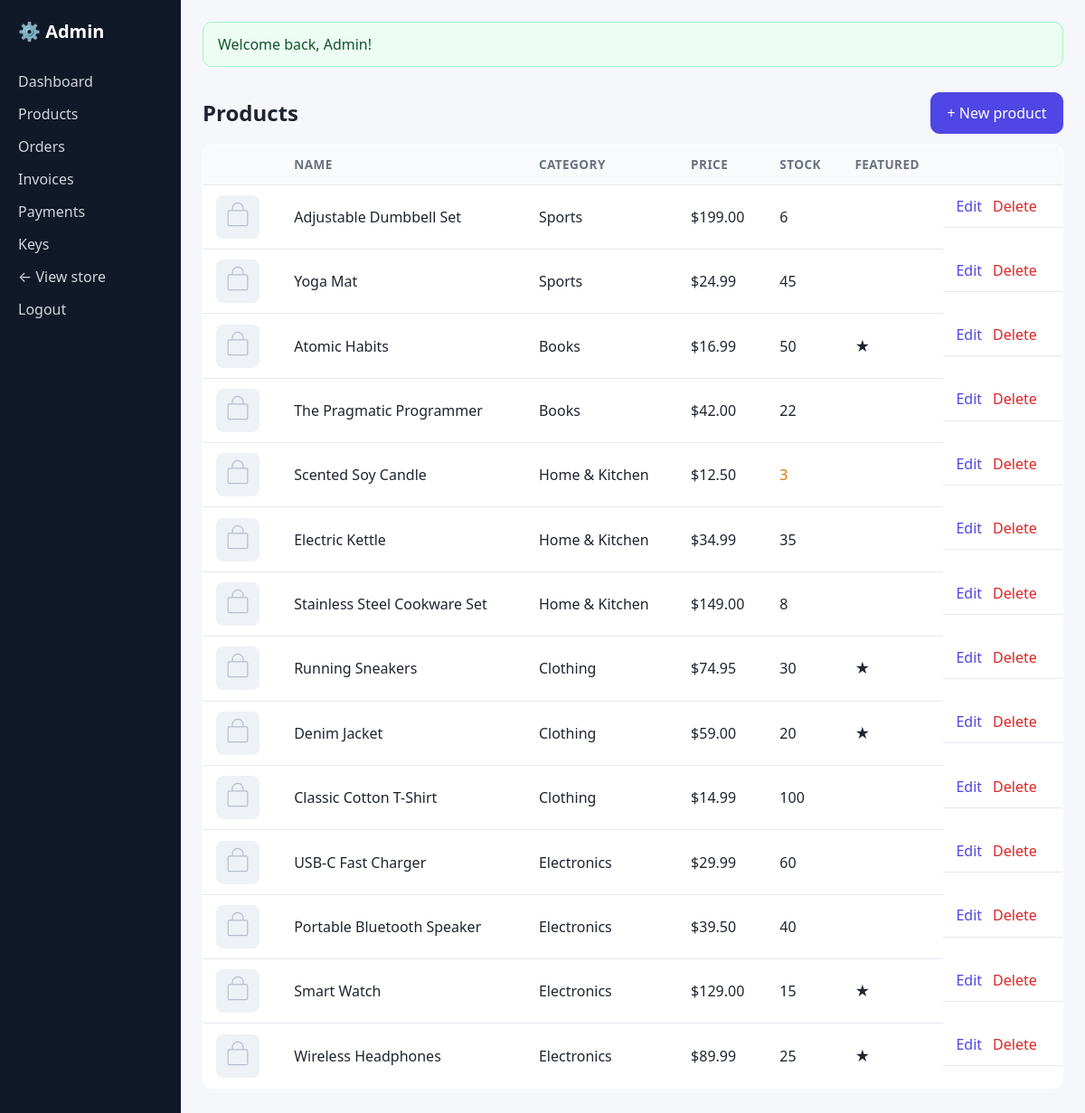
/admin/products (signed in), run on the app's committed database.
### tables this page shows
CREATE TABLE products (
    id INT UNSIGNED AUTO_INCREMENT PRIMARY KEY,
    category_id INT UNSIGNED NULL,
    name VARCHAR(200) NOT NULL,
    description TEXT NOT NULL,
    price DECIMAL(10,2) NOT NULL,
    stock INT UNSIGNED NOT NULL DEFAULT 0,
    image VARCHAR(255) NULL,
    featured TINYINT(1) NOT NULL DEFAULT 0,
    created_at TIMESTAMP NOT NULL DEFAULT CURRENT_TIMESTAMP,
    FOREIGN KEY (category_id) REFERENCES categories(id) ON DELETE SET NULL,
    INDEX idx_products_category (category_id),
    FULLTEXT KEY ft_products (name, description)
);

CREATE TABLE categories (
    id INT UNSIGNED AUTO_INCREMENT PRIMARY KEY,
    name VARCHAR(100) NOT NULL UNIQUE
);

### app/core/Controller.php (called while the page is built, shortened)
<?php
abstract class Controller
{
    protected function view(string $name, array $data = [], string $layout = 'layout/main'): void
    {
        extract($data);
        require APP . "/views/$name.php";
    }
}

### app/controllers/AdminProductController.php (called while the page is built, shortened)
<?php
class AdminProductController extends Controller
{
    public function index(): void
    {
        $this->view('admin/products/index', [
            'title'    => 'Products',
            'products' => (new Product())->adminList(),
        ], 'layout/admin');
    }
}

### public/index.php (called while the page is built, shortened)
<?php
require APP . '/core/helpers.php';
spl_autoload_register(function (string $class) {
    foreach (['core', 'controllers', 'models'] as $dir) {
        $file = APP . "/$dir/$class.php";
        if (is_file($file)) {
            return;
        }
    }
});
$router = new Router();
$router->dispatch($_SERVER['REQUEST_METHOD'], request_path());

### app/core/helpers.php (called while the page is built, shortened)
<?php
function config(string $key, $default = null)
{
    static $cfg;
    $cfg ??= require ROOT . '/config/config.php';
    $val = $cfg;
    foreach (explode('.', $key) as $part) {
        $val = $val[$part];
    }
    return $val;
}
function base_path(): string
{
    return rtrim(str_replace('\\', '/', dirname($_SERVER['SCRIPT_NAME'])), '/');
}
function url(string $path = ''): string
{
    return base_path() . '/' . ltrim($path, '/');
}
function asset(string $path): string
{
    return url('assets/' . ltrim($path, '/'));
}
function e($value): string
{
    return htmlspecialchars((string) $value, ENT_QUOTES, 'UTF-8');
}
function money($amount): string
{
    return config('currency', '$') . number_format((float) $amount, 2);
}
function product_image(?string $image): string
{
    return $image ? url('uploads/' . $image) : asset('img/placeholder.svg');
}

### app/core/Model.php (called while the page is built, shortened)
<?php
abstract class Model
{
    protected PDO $db;
    public function __construct()
    {
        $this->db = Database::get();
    }
    protected function all(string $sql, array $params = []): array
    {
        $st = $this->db->prepare($sql);
        $st->execute($params);
        return $st->fetchAll();
    }
}

### config/config.php (called while the page is built)
<?php
return [
    'app_name' => 'ShopEasy',
    'db' => [
        'host'    => getenv('DB_HOST') ?: '127.0.0.1',
        'port'    => getenv('DB_PORT') ?: '3306',
        'name'    => getenv('DB_NAME') ?: 'b2c_ecommerce',
        'user'    => getenv('DB_USER') ?: 'root',
        'pass'    => getenv('DB_PASS') !== false ? getenv('DB_PASS') : '',
        'charset' => 'utf8mb4',
    ],
    'company' => [
        'name'    => 'ShopEasy Ltd.',
        'address' => '123 Market Street, Springfield',
        'email'   => 'billing@shopeasy.example',
        'tax_id'  => 'TAX-000000',
    ],
    'currency'      => '$',
    'per_page'      => 8,
    'shipping_flat' => 5.00,
    'free_shipping_over' => 100.00,
    'tax_rate'      => 0.08,
];

### app/core/Database.php (called while the page is built)
<?php
class Database
{
    private static ?PDO $pdo = null;
    public static function get(): PDO
    {
        if (self::$pdo === null) {
            $c = config('db');
            $dsn = "mysql:host={$c['host']};port={$c['port']};dbname={$c['name']};charset={$c['charset']}";
            self::$pdo = new PDO($dsn, $c['user'], $c['pass'], [
                PDO::ATTR_ERRMODE            => PDO::ERRMODE_EXCEPTION,
                PDO::ATTR_DEFAULT_FETCH_MODE => PDO::FETCH_ASSOC,
                PDO::ATTR_EMULATE_PREPARES   => false,
            ]);
        }
        return self::$pdo;
    }
}

### app/models/Product.php (called while the page is built, shortened)
<?php
class Product extends Model
{
    public function adminList(): array
    {
        return $this->all('SELECT p.*, c.name AS category_name FROM products p LEFT JOIN categories c ON c.id = p.category_id ORDER BY p.id DESC');
    }
}

### app/views/admin/products/index.php (the view)
<div class="row space"><h1>Products</h1><a class="btn" href="<?= url('admin/products/create') ?>">+ New product</a></div>
<table class="table">
    <thead><tr><th></th><th>Name</th><th>Category</th><th>Price</th><th>Stock</th><th>Featured</th><th></th></tr></thead>
    <tbody>
    <?php foreach ($products as $p): ?>
        <tr>
            <td><img class="thumb" src="<?= e(product_image($p['image'])) ?>" alt=""></td>
            <td><?= e($p['name']) ?></td>
            <td><?= e($p['category_name'] ?? '—') ?></td>
            <td><?= money($p['price']) ?></td>
            <td class="<?= $p['stock'] <= 5 ? 'warn' : '' ?>"><?= (int) $p['stock'] ?></td>
            <td><?= $p['featured'] ? '★' : '' ?></td>
            <td class="row">
                <a href="<?= url('admin/products/' . $p['id'] . '/edit') ?>">Edit</a>
                <form action="<?= url('admin/products/' . $p['id'] . '/delete') ?>" method="post" class="inline" onsubmit="return confirm('Delete this product?')">
                    <?= csrf_field() ?><button class="link danger" type="submit">Delete</button>
                </form>
            </td>
        </tr>
    <?php endforeach; ?>
    </tbody>
</table>

### app/core/Router.php (shortened to what this page needs)
<?php
class Router
{
    private array $routes = [];
    private function add(string $method, string $path, string $handler): void
    {
        $regex = '#^' . preg_replace('#\{(\w+)\}#', '(?P<$1>[^/]+)', $path) . '$#';
        $this->routes[] = [$method, $regex, $handler];
    }
    public function dispatch(string $method, string $path): void
    {
        foreach ($this->routes as [$m, $regex, $handler]) {
            if ($m !== $method || !preg_match($regex, $path, $matches)) {
                continue;
            }
            $params = array_filter($matches, 'is_string', ARRAY_FILTER_USE_KEY);
            [$class, $action] = explode('@', $handler);
            (new $class())->$action(...array_values($params));
            return;
        }
    }
}

### public/assets/css/style.css (style rules this page uses)
:root { --primary:#4f46e5;--primary-d:#4338ca;--bg:#f6f7fb;--card:#fff;--text:#1f2430;--muted:#6b7280;--border:#e4e7ee;--danger:#dc2626;--ok:#16a34a;--warn:#d97706;--radius:10px }
* { box-sizing:border-box }
body { margin:0;font:16px/1.5 system-ui,-apple-system,Segoe UI,Roboto,sans-serif;background:var(--bg);color:var(--text) }
a { color:var(--primary);text-decoration:none }
img { max-width:100%;display:block }
h1,h2,h3 { line-height:1.25 }
.warn { color:var(--warn) }
.danger { color:var(--danger) }
.inline { display:inline;margin:0 }
button.link { background:none;border:0;color:var(--primary);cursor:pointer;font:inherit;padding:0 }
button.link.danger { color:var(--danger) }
.btn { display:inline-block;background:var(--primary);color:#fff;border:1px solid var(--primary);padding:.6rem 1.1rem;border-radius:var(--radius);cursor:pointer;font:inherit;text-align:center }
.row { display:flex;gap:.75rem;align-items:center;flex-wrap:wrap }
.row.space { justify-content:space-between }
.table { width:100%;border-collapse:collapse;background:var(--card);border:1px solid var(--border);border-radius:var(--radius);overflow:hidden;margin-bottom:1rem }
.table th,.table td { padding:.7rem .9rem;text-align:left;border-bottom:1px solid var(--border);vertical-align:middle }
.table th { background:#f9fafb;font-size:.85rem;color:var(--muted);text-transform:uppercase;letter-spacing:.03em }
.cell-product img,.thumb { width:48px;height:48px;object-fit:cover;border-radius:8px }

### data on the page
products: name "Adjustable Dumbbell Set", category.name "Sports", price "$199.00", stock "6"
products: name "Yoga Mat", category.name "Sports", price "$24.99", stock "45"
products: name "Atomic Habits", category.name "Books", price "$16.99", stock "50"
products: name "The Pragmatic Programmer", category.name "Books", price "$42.00", stock "22"
products: name "Scented Soy Candle", category.name "Home & Kitchen", price "$12.50", stock "3"
products: name "Electric Kettle", category.name "Home & Kitchen", price "$34.99", stock "35"
products: name "Stainless Steel Cookware Set", category.name "Home & Kitchen", price "$149.00", stock "8"
products: name "Running Sneakers", category.name "Clothing", price "$74.95", stock "30"
products: name "Denim Jacket", category.name "Clothing", price "$59.00", stock "20"
products: name "Classic Cotton T-Shirt", category.name "Clothing", price "$14.99", stock "100"
products: name "USB-C Fast Charger", category.name "Electronics", price "$29.99", stock "60"
products: name "Portable Bluetooth Speaker", category.name "Electronics", price "$39.50", stock "40"
products: name "Smart Watch", category.name "Electronics", price "$129.00", stock "15"
products: name "Wireless Headphones", category.name "Electronics", price "$89.99", stock "25"

### other printed values
$f['message'] "Welcome back, Admin!"
